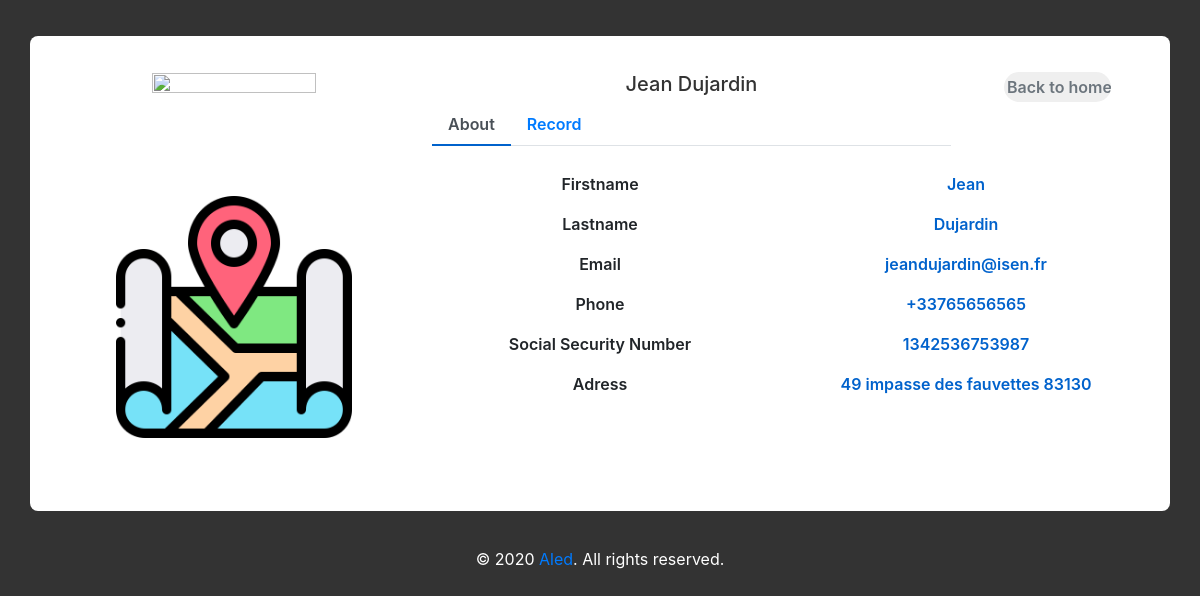
The app's page /user_profile.php?id=7 (signed in) with its own data.
### tables this page shows
CREATE TABLE `users` (
  `id` int(11) NOT NULL,
  `username` varchar(100) NOT NULL,
  `email` varchar(100) NOT NULL,
  `password` varchar(100) NOT NULL
);

CREATE TABLE `social_details` (
  `id_socdet` int(11) NOT NULL,
  `firstname` varchar(50) NOT NULL,
  `lastname` varchar(50) NOT NULL,
  `gender` tinyint(4) NOT NULL,
  `birthaddr` varchar(50) NOT NULL,
  `birthdate` date NOT NULL,
  `phonenum` int(10) NOT NULL,
  `picture` varchar(100) NOT NULL,
  `id_user` int(11) NOT NULL
);

CREATE TABLE `patient_medical_record` (
  `id_medrec` int(11) NOT NULL,
  `height` int(255) NOT NULL,
  `weight` tinyint(4) NOT NULL,
  `socialsecuritynumber` varchar(13) NOT NULL,
  `id_user` int(11) NOT NULL,
  `id_doc` int(11) NOT NULL,
  `id_addr` int(11) NOT NULL
);

CREATE TABLE `adress` (
  `id_addr` int(11) NOT NULL,
  `number` tinyint(4) NOT NULL,
  `street` varchar(50) NOT NULL,
  `zipcode` int(11) NOT NULL
);

### user_profile.php (the view, shortened to what this page needs)
<?php
$userid = $_GET['id'];
$gender="";
include('doctorServer.php');
if(isset($_SESSION['mail'])){
    $get_user_info = "SELECT * FROM users INNER JOIN patient_medical_record ON users.id=patient_medical_record.id_user
INNER JOIN social_details ON social_details.id_user=patient_medical_record.id_user INNER JOIN adress ON adress.id_addr=patient_medical_record.id_addr
WHERE users.id='$userid'";
    $result_info = mysqli_query($db, $get_user_info);
    $row = mysqli_fetch_assoc($result_info);
    if($row["gender"] == "1"){
        $gender="male";
    }else{
        $gender="female";
    }
}
?>
<!doctype html>
<html lang="en">
<head>
    <link href="Static/css/bootstrap.min.css" rel="stylesheet">
</head>
<body class="text-center">
<div href="#_" class="lightbox" id="map-container"><?php
include 'map.php';
?>
<?php echo '
<div class="container emp-profile">
    <form method="post">
        <div class="row">
            <div class="col-md-4">
                <div class="profile-img">
                    <img src="https://encrypted-tbn0.gstatic.com/images?q=tbn:ANd9GcS52y5aInsxSm31CvHOFHWujqUx_wWTS9iM6s7BAm21oEN_RiGoog" alt=""/>
				</div>
            </div>
            <div class="col-md-6">
                <div class="profile-head">
                    <h5>
                        '.$row["firstname"].' '.$row["lastname"].'
                    </h5>
                    <ul class="nav nav-tabs" id="myTab" role="tablist">
                        <li class="nav-item">
                            <a class="nav-link active" id="home-tab" data-toggle="tab" href="#home" role="tab" aria-controls="home" aria-selected="true">About</a>
                        </li>
                        <li class="nav-item">
                            <a class="nav-link" id="profile-tab" data-toggle="tab" href="#profile" role="tab" aria-controls="profile" aria-selected="false">Record</a>
                        </li>
                    </ul>
                </div>
            </div>
            <div class="col-md-2">
                <a href="doctorIndex.php"><input type="button" class="profile-edit-btn" value="Back to home"/></a>
            </div>
        </div>
        <div class="row">
            <div class="col-md-4">
				<a href="#map-container">
					<img class="geo-button" src="Static/images/placeholder.png" class="thumbnail">
				</a>
                <div class="profile-work">
                </div>
            </div>
            <div class="col-md-8">
                <div class="tab-content profile-tab" id="myTabContent">
                    <div class="tab-pane fade show active" id="home" role="tabpanel" aria-labelledby="home-tab">
                        <div class="row">
                            <div class="col-md-6">
                                <label>Firstname</label>
                            </div>
                            <div class="col-md-6">
                                <p>'.$row["firstname"].'</p>
                            </div>
                        </div>
                        <div class="row">
                            <div class="col-md-6">
                                <label>Lastname</label>
                            </div>
                            <div class="col-md-6">
                                <p>'.$row["lastname"].'</p>
                            </div>
                        </div>
                        <div class="row">
                            <div class="col-md-6">
                                <label>Email</label>
                            </div>
                            <div class="col-md-6">
                                <p>'.$row["email"].'</p>
                            </div>
                        </div>
                        <div class="row">
                            <div class="col-md-6">
                                <label>Phone</label>
                            </div>
                            <div class="col-md-6">
                                <p>+33'.$row["phonenum"].'</p>
                            </div>
                        </div>
                        <div class="row">
                            <div class="col-md-6">
                                <label>Social Security Number</label>
                            </div>
                            <div class="col-md-6">
                                <p>'.$row["socialsecuritynumber"].'</p>
                            </div>
                        </div>
                        <div class="row">
                            <div class="col-md-6">
                                <label>Adress</label>
                            </div>
                            <div class="col-md-6">
                                <p>'.$row["number"].' '.$row["street"].' '.$row["zipcode"].'</p>
                            </div>
                        </div>
                    </div>
                                <p>'.$row["weight"].' kg</p>
                                <p>'.$row["height"].' cm</p>
                                <p>'.$gender.'</p>
                                <p>'.$row["birthaddr"].'</p>
                                <p>'.$row["birthdate"].'</p>
                </div>
            </div>
        </div>
    </form>
</div>'?>
<footer class="mastfoot mt-auto text-center">
    <div class="inner">
        <p class="text-white">&copy; 2020 <a href="index.php">Aled</a>.  All rights reserved.</p>
    </div>
</footer>
</body>
</html>

### map.php (style rules this page uses)
body { margin: 0; padding: 0; }

### user_profile.php (style rules this page uses)
body { background: -webkit-linear-gradient(left, #333333, #333333); margin: 0; padding: 0; }
.emp-profile { padding: 3%; margin-top: 3%; margin-bottom: 3%; border-radius: 0.5rem; background: #fff; }
.geo-button { width:70%; height:80%; }
.profile-img { text-align: center; }
.profile-img img { width: 70%; height: 100%; }
.profile-head h5 { color: #333; }
.profile-edit-btn { border: none; border-radius: 1.5rem; width: 70%; padding: 2%; font-weight: 600; color: #6c757d; cursor: pointer; }
.profile-head .nav-tabs { margin-bottom:5%; }
.profile-head .nav-tabs .nav-link { font-weight:600; border: none; }
.profile-head .nav-tabs .nav-link.active { border: none; border-bottom:2px solid #0062cc; }
.profile-work { padding: 14%; margin-top: -15%; }
.profile-tab label { font-weight: 600; }
.profile-tab p { font-weight: 600; color: #0062cc; }

### records on screen
users: social_details.firstname "Jean", social_details.lastname "Dujardin", email "jeandujardin@isen.fr", social_details.phonenum "765656565", patient_medical_record.socialsecuritynumber "1342536753987", adress.number "49", adress.street "impasse des fauvettes", adress.zipcode "83130"
